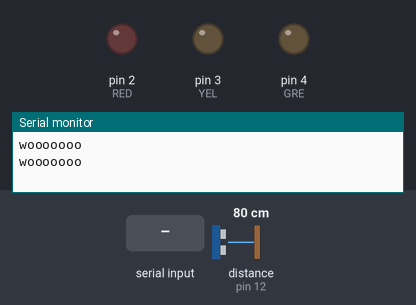
The sketch below on a simulated Arduino Uno, built with avr-gcc and run on an emulated ATmega328P. On the bench: output pins drawn as LEDs (lit = HIGH), the last lines printed to the serial monitor. Wiring (inferred from the names in the program): ultrasonic range finder: trigger pin 11; echo pin 12. Dashed ring = blinking. Inputs (shaded band) come from the test bench; at power-on: distance to the obstacle (sensor on pin 12) 80 cm. The echo pulse lasts 58.3 µs per cm; pins used as bus, display or sensor lines are not drawn.

Above: at 1.8 s.
1.9 s: "g" received over Serial
At 4.4 s:
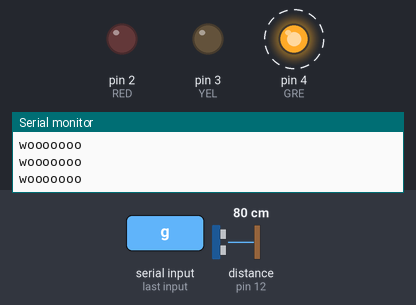
6.0 s: "r90\n" received over Serial
At 6.3 s:
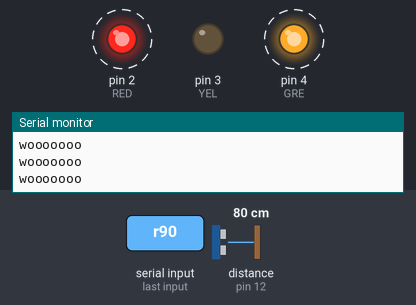
10.1 s: "b" received over Serial
14.2 s: "y90\n" received over Serial
At 16.8 s:
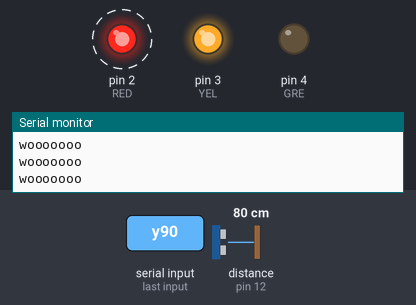
18.3 s: distance to the obstacle (sensor on pin 12) set to 250 cm
At 19.9 s:
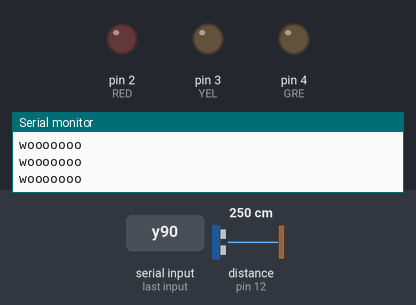
20.6 s: distance to the obstacle (sensor on pin 12) set to 204 cm
22.8 s: distance to the obstacle (sensor on pin 12) set to 195 cm
At 24.3 s:
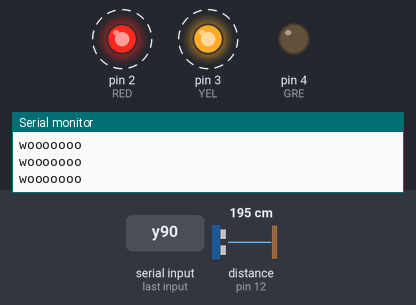
Timing chart, 0 to 27.9 s (numbered marks = the images above; inputs shaded):
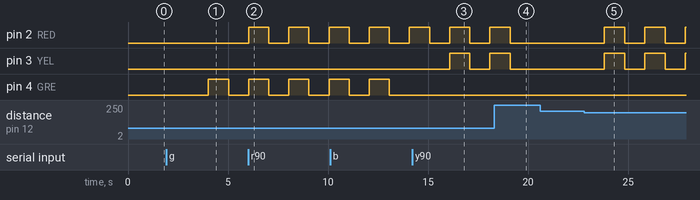

The sketch:

gmail_chat_with_ultrasound.ino
```cpp
// gmail chat led definitions
#define RED 2
#define YEL 3
#define GRE 4

#define RED_HI() digitalWrite(RED, HIGH);
#define RED_LO() digitalWrite(RED, LOW);
#define YEL_HI() digitalWrite(YEL, HIGH);
#define YEL_LO() digitalWrite(YEL, LOW);
#define GRE_HI() digitalWrite(GRE, HIGH);
#define GRE_LO() digitalWrite(GRE, LOW);

boolean red = false;
boolean yellow = false;
boolean green = false;

// activity toggle
boolean show_notifications = true;

// ultrasonic distance measurement definitions
#define echo_pin 12
#define trig_pin 11

int max_range = 200;
int min_range = 0;
long duration, distance;

void setup() {
  // gmail pin setup
  pinMode(RED, OUTPUT);
  pinMode(YEL, OUTPUT);
  pinMode(GRE, OUTPUT);

  // ultrasound pin setup
  pinMode(trig_pin, OUTPUT);
  pinMode(echo_pin, INPUT);

  Serial.begin(9600);
}

void loop() {

  // check ultrasound sensor
  digitalWrite(trig_pin, LOW);
  delayMicroseconds(2);

  // send a ping
  digitalWrite(trig_pin, HIGH);
  delayMicroseconds(10);

  // receive the echo
  digitalWrite(trig_pin, LOW);
  duration = pulseIn(echo_pin, HIGH);

  //calculate distance based on speed of sound in air
  distance = duration/58.138;

  // is distance fine?
  if (distance >= max_range || distance <= min_range) {
//    RED_LO();
  }
  else {
    Serial.println("wooooooo");
//    RED_HI();
    show_notifications = !show_notifications;
    delay(1000);
  }

  if (show_notifications) {

    // check for bytes coming down usb-serial to tell leds what to do
    if (Serial.available() > 0) {
      int input = Serial.read();
      int delayTime = 0;

      switch(input) {
        // allow user input delay
        case 'd':
          delayTime = Serial.parseInt();
          delay(delayTime);
          break;
        // red led
        case 'r':
          red = true;
          break;
        case 'f':
          red = false;
          break;
        //yellow led
        case 'y':
          yellow = true;
          break;
        case 'h':
          yellow = false;
          break;
        //green led
        case 'g':
          green = true;
          break;
        case 'b':
          green = false;
          break;
        default:
          break;
      }
    }

    // turn LEDS on/off
    if (red) {
      RED_HI();
    }
    else {
      RED_LO();
    }

    if (yellow) {
      YEL_HI();
    }
    else {
      YEL_LO();
    }

    if (green) {
      GRE_HI();
    }
    else {
      GRE_LO();
    }

  }
  else {
    RED_LO();
    YEL_LO();
    GRE_LO();
  }
}
```

Measured:
- the behaviour switches between 200 and 199 cm on distance to the obstacle (sensor on pin 12) (found by bisection; images 4 and 5)
- after the input at 1.9 s, pin 4 (GRE): LOW → HIGH after 2.1 s, → LOW 1.0 s later
- after the input at 6.0 s, pin 2 (RED): alternates HIGH for 1.0 s and LOW for 1.0 s, starting at once
- after the input at 14.2 s, pin 3 (YEL): LOW → HIGH after 1.9 s, → LOW 1.0 s later, → HIGH 1.0 s later
- after the input at 18.3 s, pin 2 (RED), pin 3 (YEL): goes on until 19.1 s, then stays LOW
- after the input at 20.6 s, every drawn part: stays the same
- after the input at 22.8 s, pin 2 (RED), pin 3 (YEL): alternates HIGH for 1.0 s and LOW for 1.0 s, starting after 1.0 s
